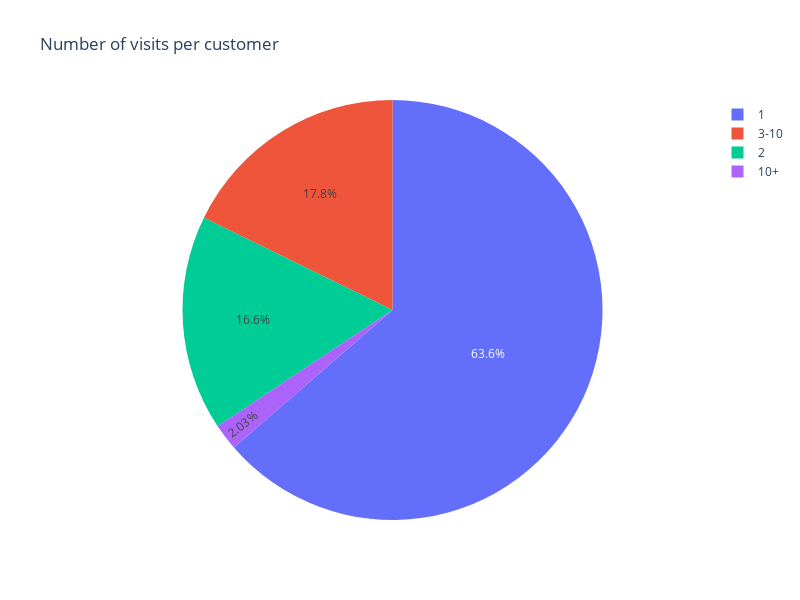

Notebook source saved alongside this figure:
### Code cell
on_cust = df_orders[df_orders.IsDelivery == 1]
freq = on_cust.CustomerID.value_counts()
freq_bins = pd.Series(["1" if i == 1 else "2" if i == 2 else "3-10" if i <= 10 else "10+" for i in freq.values])
fig = go.Figure(go.Pie(labels=freq_bins.value_counts().index, values=freq_bins.value_counts().values))

fig.update_layout(height=600, width=800, title_text="Number of visits per customer")

fig.show()

### Figure 1 — Plotly figure (JSON) as saved in the notebook; plotly's stock layout.template omitted (floating-point values rounded to 4 significant figures)
{"data": [{"labels": ["1", "3-10", "2", "10+"], "type": "pie", "values": [1473, 411, 384, 47]}], "layout": {"height": 600, "title": {"text": "Number of visits per customer"}, "width": 800}}
